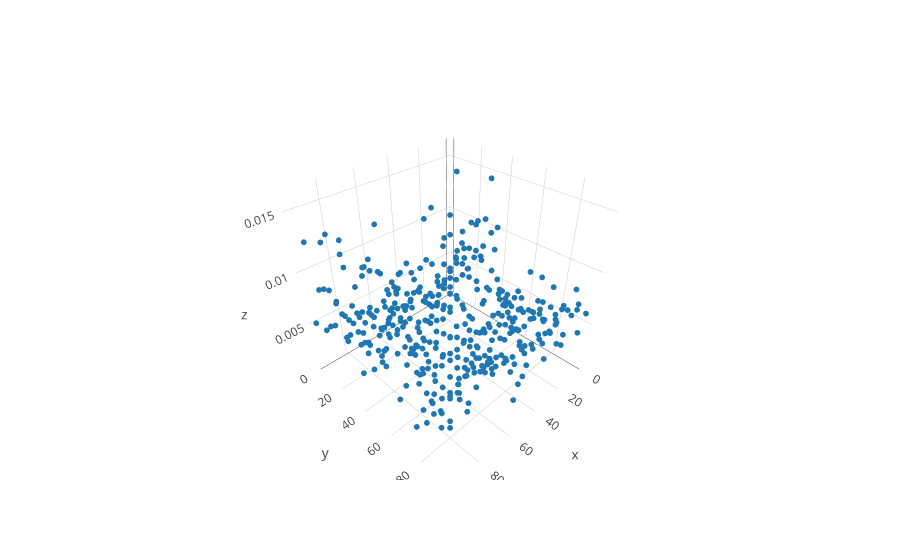

Here is the notebook cell this chart was saved with:
### Code cell
iplot([go.Scatter3d(x = X[:,0], y = X[:,1], z=np.exp(inf_svi.q_S), mode = 'markers', marker=dict(size = 2,), name = "svi variances")])

### Figure 1 — Plotly figure (JSON) as saved in the notebook; plotly's stock layout.template omitted (floating-point values rounded to 4 significant figures; data arrays with more than 128 entries replaced by an {"elided": "..."} marker saying what was removed)
{"data": [{"marker": {"size": 2}, "mode": "markers", "name": "svi variances", "type": "scatter3d", "x": {"elided": "400 int values"}, "y": {"elided": "400 int values"}, "z": {"elided": "400 float values"}}], "layout": {}}
